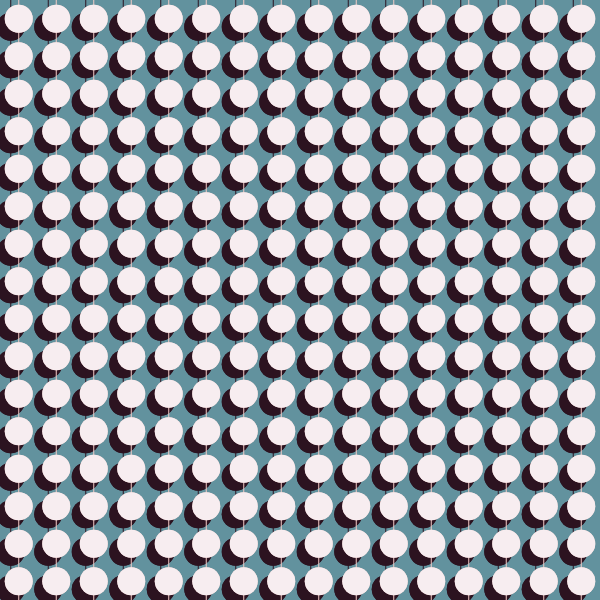
Frame 1 (no input)
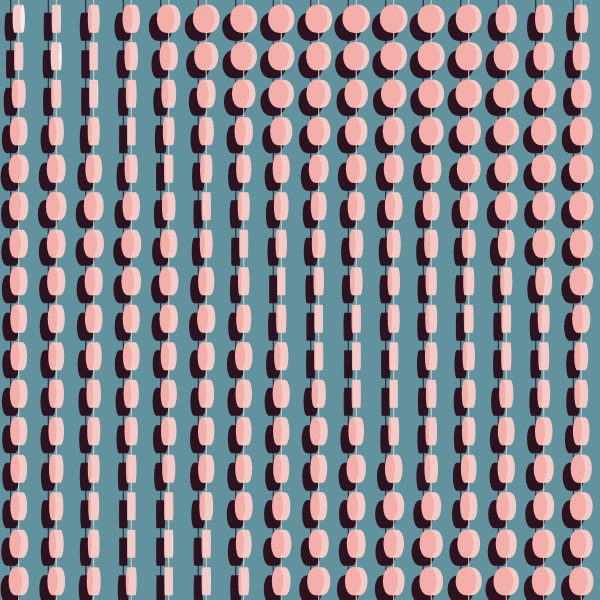
Frame 60 (no input)
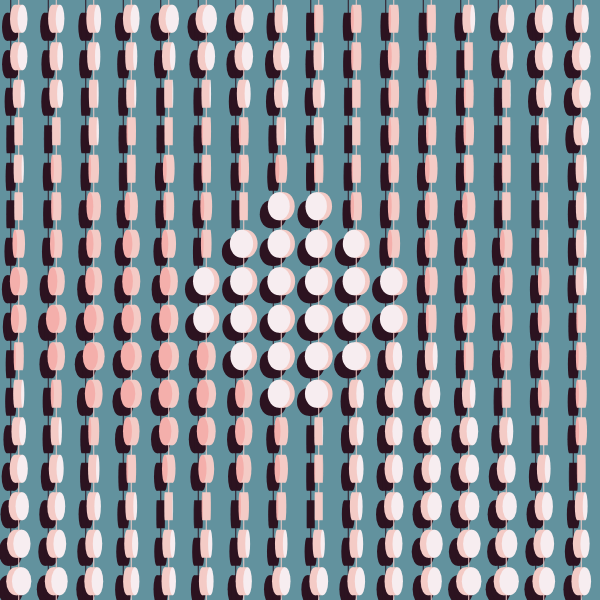
Frame 120 (the mouse pressed at the canvas centre since frame 60)

The p5.js sketch that drew these frames (run headless with seeded random() and noise() and a simulated clock; from frame 60 on, the mouse is pressed at the canvas centre):

// p5.js sketch
// ── sketch.js
let dotGridWidth = 16;
let dotDiam = 28;
let k = 2;
let fric = 0.75;

let light;
let dark;
let middle;
let bg;
let shadow;

let shadowOffsetX = -8;
let shadowOffsetY = 8;

let thickness = 8;

function createDot() {
  light = color("#f7edf0")
  middle = color("#f4cbc6")
  dark = color("#f4afab")
  bg = color("#62929E")
  shadow = color("#2C1320")
  return {
    pos: createVector(),
    targetRotation: 0,
    currentRotation: 0,
    rotVel: 0
  }
}

let dots = [];

function setup() {
  createCanvas(600, 600);
  strokeWeight(0);
  for (let i = 0; i < dotGridWidth; i++) {
    for (let j = 0; j < dotGridWidth; j++) {
      let dot = createDot();
      dot.pos = createVector((i + 0.5) * width / dotGridWidth, (j + 0.5) * height / dotGridWidth);
      dot.targetRotation = 0;
      dot.currentRotation = 0;
      dots.push(dot);
    }
  }
  frameRate(30);
}

function drawDot(dot) {
  push();
  translate(dot.pos);
  rectMode(CENTER);

  // scale of main circle
  let cosAngle = Math.cos(dot.currentRotation);
  let sineAngle = Math.sin(dot.currentRotation);
  let flipped = Math.sin(dot.currentRotation - Math.PI / 2) > 0;

  drawThickDot(cosAngle, sineAngle, thickness, light, dark, middle, flipped);

  pop();
}

function drawDotShadow(dot) {
  push();
  translate(dot.pos);
  rectMode(CENTER);

  // scale of main circle
  let cosAngle = Math.cos(dot.currentRotation);
  let sineAngle = Math.sin(dot.currentRotation);

  // Shadow
  fill(0);
  push()
  translate(shadowOffsetX, shadowOffsetY);
  drawThickDot(cosAngle, sineAngle, thickness, shadow, shadow, shadow, false);
  pop();

  pop();
}

function drawThickDot(cosAngle, sineAngle, thickness, topColor, bottomColor, middleColor, flipped) {
  // Swap colors and position instead of changing draw order to show a "flip"
  if (flipped) {
    let temp = topColor;
    topColor = bottomColor;
    bottomColor = temp;
  }

  let sign = flipped ? -1 : 1;
  
  // Bottom side
  push();
  fill(middleColor);
  translate(sign * -sineAngle * thickness / 2, 0);
  scale(cosAngle, 1);
  circle(0, 0, dotDiam);
  pop();

  // Middle rectangle
  push();
  fill(middleColor)
  rect(0, 0, sineAngle * thickness, dotDiam);
  pop();
  
  // Top side
  push();
  fill(topColor);
  translate(sign * sineAngle * thickness / 2, 0);
  scale(cosAngle, 1);
  circle(0, 0, dotDiam);
  pop();
}

function draw() {
  background(bg);
  let mouse = createVector(mouseX, mouseY);
  let delta = deltaTime / 1000;
  let scroll = millis() / 1000;

  // Dot update
  for (let dot of dots) {
    // Spring physics
    dot.rotVel += delta * k * (dot.targetRotation - dot.currentRotation);
    dot.currentRotation += dot.rotVel * delta;

    // Rotational friction
    let sign = Math.sign(dot.rotVel);
    let fricF = sign * dot.rotVel * fric;
    fricF = Math.min(Math.abs(fricF), Math.abs(dot.rotVel));
    dot.rotVel -= sign * fricF * delta;

    // Mouse interaction
    let dist = p5.Vector.sub(mouse, dot.pos).mag();
    if (dist < 100  && mouseIsPressed) {
      dot.targetRotation = 0;
    }
    else
    {
      dot.targetRotation = noise(dot.pos.x / 200 + scroll, dot.pos.y / 200 + scroll) * Math.PI;
    }
  }

  // Shadow first
  for (let dot of dots) {
    drawDotShadow(dot);
  }

  // vertical "strings" connecting dots
  strokeWeight(1);
  for (let i = 0; i < dotGridWidth; i++) {
    let x = (i + 0.5) * width / dotGridWidth;
    stroke(shadow);
    line(x + shadowOffsetX, 0, x + shadowOffsetX, height);
    stroke(middle);
    line(x, 0, x, height);
  }
  strokeWeight(0);

  // Main body last
  for (let dot of dots) {
    drawDot(dot);
  }

  // text(frameRate(), 5, 20);
}
